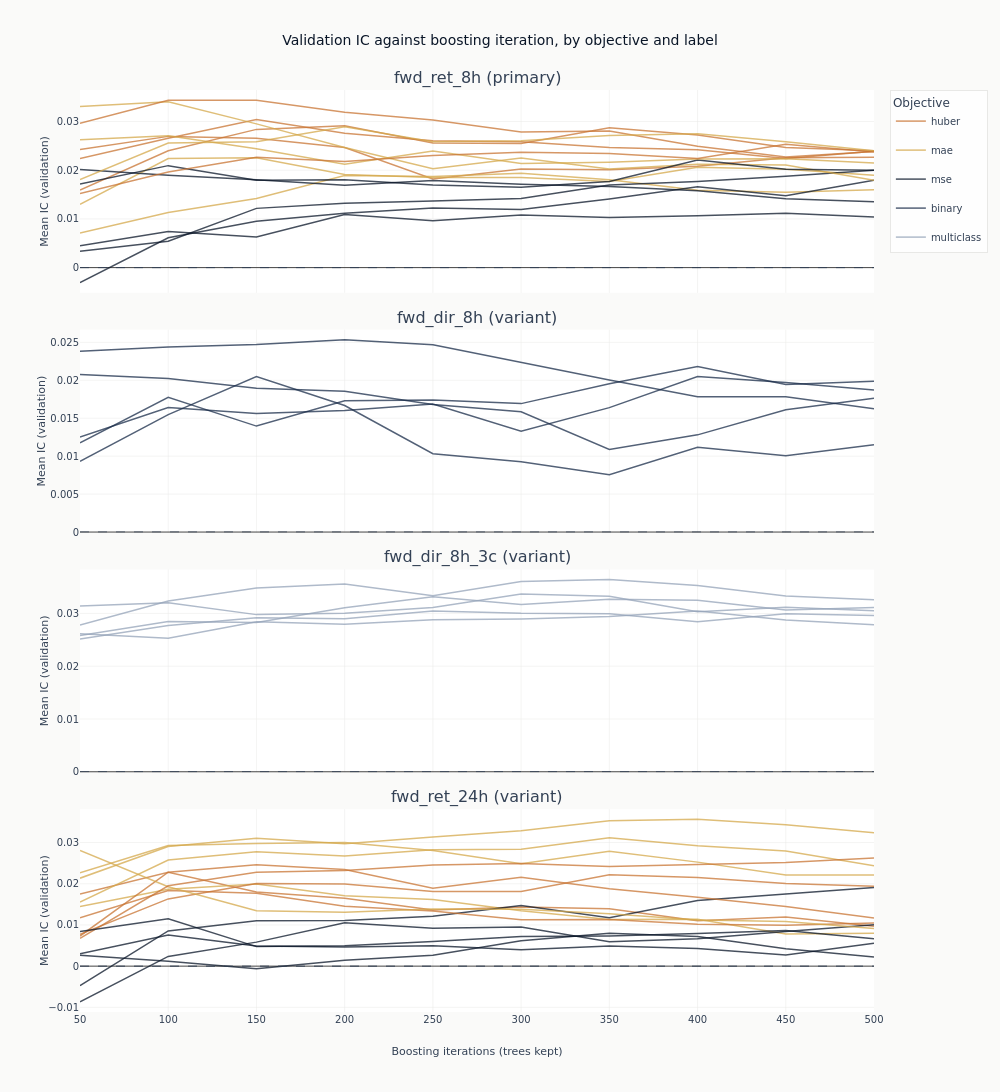

The notebook cell this image was saved under:
### Markdown cell above
### What more trees do

Each line traces one configuration's out-of-sample IC as trees are added to it. This is the
figure the checkpoint dimension exists to produce, and it separates two things a single
end-of-training number cannot.

A line that rises and then falls has an interior optimum: the model was still learning, then
began fitting the training window at the expense of the validation folds. A line that wanders
without trend around zero never had anything to learn in the first place, and its highest point
is wherever the noise happened to peak. The difference matters, because both produce a
respectable-looking maximum.

### Code cell
curves = catalog.filter("full_coverage").sort("label", "config_name", "checkpoint_value")
objectives = {
    "mse": COLORS["blue"],
    "mae": COLORS["amber"],
    "huber": COLORS["copper"],
    "binary": COLORS["slate"],
    "multiclass": COLORS["recede"],
}


def objective_of(name: str) -> str:
    """Read the objective out of a declared configuration name.

    The return menus name three regression losses and the direction menus two classification
    ones. Raising on an unrecognised suffix rather than defaulting is deliberate: a default would
    colour a classifier as squared error and the chart would read as a claim about a loss function
    that was never fitted.
    """
    match = next((key for key in objectives if name.endswith(key)), None)
    if match is None:
        raise ValueError(f"{name!r} does not end in a declared objective: {sorted(objectives)}")
    return match


fig_curves = make_subplots(
    rows=len(panel_labels),
    cols=1,
    shared_xaxes=True,
    vertical_spacing=0.04,
    subplot_titles=[
        f"{label} ({'primary' if label == primary else 'variant'})" for label in panel_labels
    ],
)
legend_shown: set[str] = set()
for row, label in enumerate(panel_labels, start=1):
    panel = curves.filter(pl.col("label") == label)
    for config_name in panel.get_column("config_name").unique(maintain_order=True):
        series = panel.filter(pl.col("config_name") == config_name)
        objective = objective_of(config_name)
        # One legend entry per objective, not per configuration: the names repeated down four
        # panels would be a legend taller than the chart, and the colour is all it has to explain.
        first_of_objective = objective not in legend_shown
        legend_shown.add(objective)
        fig_curves.add_trace(
            go.Scatter(
                x=series.get_column("checkpoint_value").to_list(),
                y=series.get_column("ic_mean").to_list(),
                mode="lines",
                name=objective,
                legendgroup=objective,
                showlegend=first_of_objective,
                line=dict(color=objectives[objective], width=1.5),
                opacity=0.75,
            ),
            row=row,
            col=1,
        )
    fig_curves.add_hline(
        y=0, line_width=1, line_dash="dash", line_color=COLORS["neutral"], row=row, col=1
    )
    fig_curves.update_yaxes(title_text="Mean IC (validation)", row=row, col=1)
fig_curves.update_xaxes(title_text="Boosting iterations (trees kept)", row=len(panel_labels), col=1)
fig_curves.update_layout(
    title="Validation IC against boosting iteration, by objective and label",
    height=300 * len(panel_labels),
    width=1000,
    margin=dict(t=90),
    legend=dict(title_text="Objective", font=dict(size=10)),
)
show_plotly_with_alt(
    fig_curves,
    "Stacked line charts of mean validation information coefficient against boosting iteration, "
    "one panel per label, with one line per configuration coloured by objective: blue for squared "
    "error, amber for absolute error, copper for Huber on the return labels, and a single colour "
    "for each direction label, whose menu declares one objective. Each panel carries a dashed zero "
    "line and almost every line in every panel stays above it, one squared-error line dipping "
    "just below at the later checkpoints. In the two return panels the copper Huber lines sit at "
    "the top of the band and the blue squared-error lines at the bottom, separated from the first "
    "checkpoints onwards. Across all four panels most lines reach their highest point early and "
    "drift sideways or down after it.",
)

### Figure 1 — Plotly figure (JSON) as saved in the notebook; plotly's stock layout.template omitted (floating-point values rounded to 4 significant figures)
{"data": [{"legendgroup": "huber", "line": {"color": "#C87533", "width": 1.5}, "mode": "lines", "name": "huber", "opacity": 0.75, "showlegend": true, "type": "scatter", "x": [50, 100, 150, 200, 250, 300, 350, 400, 450, 500], "xaxis": "x", "y": [0.02424, 0.02695, 0.02658, 0.02465, 0.01822, 0.02026, 0.0201, 0.02084, 0.02257, 0.02265], "yaxis": "y"}, {"legendgroup": "mae", "line": {"color": "#D4A84B", "width": 1.5}, "mode": "lines", "name": "mae", "opacity": 0.75, "showlegend": true, "type": "scatter", "x": [50, 100, 150, 200, 250, 300, 350, 400, 450, 500], "xaxis": "x", "y": [0.007113, 0.01131, 0.01418, 0.01893, 0.01872, 0.01939, 0.01804, 0.01588, 0.01549, 0.01598], "yaxis": "y"}, {"legendgroup": "mse", "line": {"color": "#0a1628", "width": 1.5}, "mode": "lines", "name": "mse", "opacity": 0.75, "showlegend": true, "type": "scatter", "x": [50, 100, 150, 200, 250, 300, 350, 400, 450, 500], "xaxis": "x", "y": [-0.003097, 0.006121, 0.009533, 0.01119, 0.01222, 0.01194, 0.0141, 0.0166, 0.01478, 0.01796], "yaxis": "y"}, {"legendgroup": "huber", "line": {"color": "#C87533", "width": 1.5}, "mode": "lines", "name": "huber", "opacity": 0.75, "showlegend": false, "type": "scatter", "x": [50, 100, 150, 200, 250, 300, 350, 400, 450, 500], "xaxis": "x", "y": [0.02241, 0.02657, 0.03042, 0.02762, 0.02607, 0.02585, 0.02468, 0.02421, 0.02241, 0.02391], "yaxis": "y"}, {"legendgroup": "mae", "line": {"color": "#D4A84B", "width": 1.5}, "mode": "lines", "name": "mae", "opacity": 0.75, "showlegend": false, "type": "scatter", "x": [50, 100, 150, 200, 250, 300, 350, 400, 450, 500], "xaxis": "x", "y": [0.01301, 0.02241, 0.02258, 0.01913, 0.01851, 0.01848, 0.01769, 0.0206, 0.02017, 0.01899], "yaxis": "y"}, {"legendgroup": "mse", "line": {"color": "#0a1628", "width": 1.5}, "mode": "lines", "name": "mse", "opacity": 0.75, "showlegend": false, "type": "scatter", "x": [50, 100, 150, 200, 250, 300, 350, 400, 450, 500], "xaxis": "x", "y": [0.003354, 0.005408, 0.01217, 0.01323, 0.01369, 0.01418, 0.01696, 0.01767, 0.01875, 0.01998], "yaxis": "y"}, {"legendgroup": "huber", "line": {"color": "#C87533", "width": 1.5}, "mode": "lines", "name": "huber", "opacity": 0.75, "showlegend": false, "type": "scatter", "x": [50, 100, 150, 200, 250, 300, 350, 400, 450, 500], "xaxis": "x", "y": [0.01592, 0.024, 0.02839, 0.02914, 0.0256, 0.02551, 0.0287, 0.02721, 0.02465, 0.02399], "yaxis": "y"}, {"legendgroup": "mae", "line": {"color": "#D4A84B", "width": 1.5}, "mode": "lines", "name": "mae", "opacity": 0.75, "showlegend": false, "type": "scatter", "x": [50, 100, 150, 200, 250, 300, 350, 400, 450, 500], "xaxis": "x", "y": [0.03307, 0.03404, 0.02952, 0.02468, 0.02032, 0.02251, 0.02023, 0.02125, 0.02109, 0.01795], "yaxis": "y"}, {"legendgroup": "mse", "line": {"color": "#0a1628", "width": 1.5}, "mode": "lines", "name": "mse", "opacity": 0.75, "showlegend": false, "type": "scatter", "x": [50, 100, 150, 200, 250, 300, 350, 400, 450, 500], "xaxis": "x", "y": [0.01715, 0.02094, 0.01794, 0.01805, 0.01694, 0.01651, 0.01768, 0.02208, 0.02022, 0.02001], "yaxis": "y"}, {"legendgroup": "huber", "line": {"color": "#C87533", "width": 1.5}, "mode": "lines", "name": "huber", "opacity": 0.75, "showlegend": false, "type": "scatter", "x": [50, 100, 150, 200, 250, 300, 350, 400, 450, 500], "xaxis": "x", "y": [0.02962, 0.03435, 0.03439, 0.0319, 0.03033, 0.02786, 0.02805, 0.02494, 0.02271, 0.02386], "yaxis": "y"}, {"legendgroup": "mae", "line": {"color": "#D4A84B", "width": 1.5}, "mode": "lines", "name": "mae", "opacity": 0.75, "showlegend": false, "type": "scatter", "x": [50, 100, 150, 200, 250, 300, 350, 400, 450, 500], "xaxis": "x", "y": [0.02625, 0.02707, 0.02441, 0.02123, 0.02396, 0.02138, 0.02164, 0.02229, 0.02238, 0.02149], "yaxis": "y"}, {"legendgroup": "mse", "line": {"color": "#0a1628", "width": 1.5}, "mode": "lines", "name": "mse", "opacity": 0.75, "showlegend": false, "type": "scatter", "x": [50, 100, 150, 200, 250, 300, 350, 400, 450, 500], "xaxis": "x", "y": [0.02016, 0.01897, 0.01805, 0.01694, 0.01788, 0.01711, 0.01668, 0.0158, 0.01415, 0.01354], "yaxis": "y"}, {"legendgroup": "huber", "line": {"color": "#C87533", "width": 1.5}, "mode": "lines", "name": "huber", "opacity": 0.75, "showlegend": false, "type": "scatter", "x": [50, 100, 150, 200, 250, 300, 350, 400, 450, 500], "xaxis": "x", "y": [0.01519, 0.01963, 0.02264, 0.0218, 0.02303, 0.02369, 0.02343, 0.02243, 0.02535, 0.02373], "yaxis": "y"}, {"legendgroup": "mae", "line": {"color": "#D4A84B", "width": 1.5}, "mode": "lines", "name": "mae", "opacity": 0.75, "showlegend": false, "type": "scatter", "x": [50, 100, 150, 200, 250, 300, 350, 400, 450, 500], "xaxis": "x", "y": [0.01808, 0.02558, 0.02585, 0.0289, 0.02587, 0.02607, 0.02714, 0.02747, 0.02585, 0.02398], "yaxis": "y"}, {"legendgroup": "mse", "line": {"color": "#0a1628", "width": 1.5}, "mode": "lines", "name": "mse", "opacity": 0.75, "showlegend": false, "type": "scatter", "x": [50, 100, 150, 200, 250, 300, 350, 400, 450, 500], "xaxis": "x", "y": [0.004482, 0.007399, 0.006304, 0.01091, 0.009641, 0.01083, 0.01028, 0.01063, 0.01115, 0.01042], "yaxis": "y"}, {"legendgroup": "binary", "line": {"color": "#1a2d4a", "width": 1.5}, "mode": "lines", "name": "binary", "opacity": 0.75, "showlegend": true, "type": "scatter", "x": [50, 100, 150, 200, 250, 300, 350, 400, 450, 500], "xaxis": "x2", "y": [0.009315, 0.01547, 0.02048, 0.01668, 0.01032, 0.009276, 0.007543, 0.01117, 0.01005, 0.01151], "yaxis": "y2"}, {"legendgroup": "binary", "line": {"color": "#1a2d4a", "width": 1.5}, "mode": "lines", "name": "binary", "opacity": 0.75, "showlegend": false, "type": "scatter", "x": [50, 100, 150, 200, 250, 300, 350, 400, 450, 500], "xaxis": "x2", "y": [0.01253, 0.01642, 0.01561, 0.01602, 0.01687, 0.01328, 0.0164, 0.02049, 0.01969, 0.01873], "yaxis": "y2"}, {"legendgroup": "binary", "line": {"color": "#1a2d4a", "width": 1.5}, "mode": "lines", "name": "binary", "opacity": 0.75, "showlegend": false, "type": "scatter", "x": [50, 100, 150, 200, 250, 300, 350, 400, 450, 500], "xaxis": "x2", "y": [0.02381, 0.0244, 0.02471, 0.02533, 0.02469, 0.02235, 0.02004, 0.01783, 0.01782, 0.01624], "yaxis": "y2"}, {"legendgroup": "binary", "line": {"color": "#1a2d4a", "width": 1.5}, "mode": "lines", "name": "binary", "opacity": 0.75, "showlegend": false, "type": "scatter", "x": [50, 100, 150, 200, 250, 300, 350, 400, 450, 500], "xaxis": "x2", "y": [0.02077, 0.02024, 0.01894, 0.01854, 0.01682, 0.01584, 0.01089, 0.01281, 0.01612, 0.01763], "yaxis": "y2"}, {"legendgroup": "binary", "line": {"color": "#1a2d4a", "width": 1.5}, "mode": "lines", "name": "binary", "opacity": 0.75, "showlegend": false, "type": "scatter", "x": [50, 100, 150, 200, 250, 300, 350, 400, 450, 500], "xaxis": "x2", "y": [0.01176, 0.01776, 0.01396, 0.0173, 0.01742, 0.01693, 0.01956, 0.0218, 0.01944, 0.01988], "yaxis": "y2"}, {"legendgroup": "multiclass", "line": {"color": "#94a3b8", "width": 1.5}, "mode": "lines", "name": "multiclass", "opacity": 0.75, "showlegend": true, "type": "scatter", "x": [50, 100, 150, 200, 250, 300, 350, 400, 450, 500], "xaxis": "x3", "y": [0.02514, 0.02773, 0.02919, 0.029, 0.03047, 0.03002, 0.02996, 0.02842, 0.02996, 0.0296], "yaxis": "y3"}, {"legendgroup": "multiclass", "line": {"color": "#94a3b8", "width": 1.5}, "mode": "lines", "name": "multiclass", "opacity": 0.75, "showlegend": false, "type": "scatter", "x": [50, 100, 150, 200, 250, 300, 350, 400, 450, 500], "xaxis": "x3", "y": [0.0314, 0.03204, 0.02978, 0.03003, 0.03111, 0.03366, 0.03323, 0.0303, 0.03117, 0.03052], "yaxis": "y3"}, {"legendgroup": "multiclass", "line": {"color": "#94a3b8", "width": 1.5}, "mode": "lines", "name": "multiclass", "opacity": 0.75, "showlegend": false, "type": "scatter", "x": [50, 100, 150, 200, 250, 300, 350, 400, 450, 500], "xaxis": "x3", "y": [0.02616, 0.02531, 0.0284, 0.02796, 0.02879, 0.02894, 0.0294, 0.03046, 0.02878, 0.02784], "yaxis": "y3"}, {"legendgroup": "multiclass", "line": {"color": "#94a3b8", "width": 1.5}, "mode": "lines", "name": "multiclass", "opacity": 0.75, "showlegend": false, "type": "scatter", "x": [50, 100, 150, 200, 250, 300, 350, 400, 450, 500], "xaxis": "x3", "y": [0.02783, 0.03237, 0.03481, 0.03557, 0.03334, 0.03606, 0.03641, 0.03527, 0.03329, 0.03258], "yaxis": "y3"}, {"legendgroup": "multiclass", "line": {"color": "#94a3b8", "width": 1.5}, "mode": "lines", "name": "multiclass", "opacity": 0.75, "showlegend": false, "type": "scatter", "x": [50, 100, 150, 200, 250, 300, 350, 400, 450, 500], "xaxis": "x3", "y": [0.02584, 0.02848, 0.02827, 0.03109, 0.03316, 0.03171, 0.03271, 0.0325, 0.03067, 0.03113], "yaxis": "y3"}, {"legendgroup": "huber", "line": {"color": "#C87533", "width": 1.5}, "mode": "lines", "name": "huber", "opacity": 0.75, "showlegend": false, "type": "scatter", "x": [50, 100, 150, 200, 250, 300, 350, 400, 450, 500], "xaxis": "x4", "y": [0.0175, 0.02279, 0.01802, 0.01648, 0.01365, 0.01435, 0.01394, 0.01105, 0.01195, 0.009715], "yaxis": "y4"}, {"legendgroup": "mae", "line": {"color": "#D4A84B", "width": 1.5}, "mode": "lines", "name": "mae", "opacity": 0.75, "showlegend": false, "type": "scatter", "x": [50, 100, 150, 200, 250, 300, 350, 400, 450, 500], "xaxis": "x4", "y": [0.01449, 0.01869, 0.01993, 0.01708, 0.0162, 0.01343, 0.01131, 0.0114, 0.00778, 0.008004], "yaxis": "y4"}, {"legendgroup": "mse", "line": {"color": "#0a1628", "width": 1.5}, "mode": "lines", "name": "mse", "opacity": 0.75, "showlegend": false, "type": "scatter", "x": [50, 100, 150, 200, 250, 300, 350, 400, 450, 500], "xaxis": "x4", "y": [-0.004747, 0.008539, 0.01103, 0.01111, 0.01213, 0.0147, 0.01178, 0.01592, 0.01754, 0.01909], "yaxis": "y4"}, {"legendgroup": "huber", "line": {"color": "#C87533", "width": 1.5}, "mode": "lines", "name": "huber", "opacity": 0.75, "showlegend": false, "type": "scatter", "x": [50, 100, 150, 200, 250, 300, 350, 400, 450, 500], "xaxis": "x4", "y": [0.007725, 0.01633, 0.02006, 0.01997, 0.01814, 0.01815, 0.0222, 0.02152, 0.02007, 0.01941], "yaxis": "y4"}, {"legendgroup": "mae", "line": {"color": "#D4A84B", "width": 1.5}, "mode": "lines", "name": "mae", "opacity": 0.75, "showlegend": false, "type": "scatter", "x": [50, 100, 150, 200, 250, 300, 350, 400, 450, 500], "xaxis": "x4", "y": [0.01558, 0.02578, 0.02779, 0.02676, 0.02826, 0.02837, 0.03119, 0.02921, 0.02794, 0.0244], "yaxis": "y4"}, {"legendgroup": "mse", "line": {"color": "#0a1628", "width": 1.5}, "mode": "lines", "name": "mse", "opacity": 0.75, "showlegend": false, "type": "scatter", "x": [50, 100, 150, 200, 250, 300, 350, 400, 450, 500], "xaxis": "x4", "y": [0.002654, 0.001216, -0.0006161, 0.00143, 0.002662, 0.006176, 0.008007, 0.0072, 0.004243, 0.002197], "yaxis": "y4"}, {"legendgroup": "huber", "line": {"color": "#C87533", "width": 1.5}, "mode": "lines", "name": "huber", "opacity": 0.75, "showlegend": false, "type": "scatter", "x": [50, 100, 150, 200, 250, 300, 350, 400, 450, 500], "xaxis": "x4", "y": [0.007315, 0.02283, 0.02459, 0.02345, 0.01892, 0.0216, 0.01877, 0.01674, 0.01447, 0.01168], "yaxis": "y4"}, {"legendgroup": "mae", "line": {"color": "#D4A84B", "width": 1.5}, "mode": "lines", "name": "mae", "opacity": 0.75, "showlegend": false, "type": "scatter", "x": [50, 100, 150, 200, 250, 300, 350, 400, 450, 500], "xaxis": "x4", "y": [0.02264, 0.02931, 0.02976, 0.03001, 0.02809, 0.02486, 0.02789, 0.02525, 0.02212, 0.02215], "yaxis": "y4"}, {"legendgroup": "mse", "line": {"color": "#0a1628", "width": 1.5}, "mode": "lines", "name": "mse", "opacity": 0.75, "showlegend": false, "type": "scatter", "x": [50, 100, 150, 200, 250, 300, 350, 400, 450, 500], "xaxis": "x4", "y": [-0.00867, 0.002355, 0.005834, 0.01052, 0.009177, 0.009474, 0.005952, 0.006664, 0.008425, 0.01007], "yaxis": "y4"}, {"legendgroup": "huber", "line": {"color": "#C87533", "width": 1.5}, "mode": "lines", "name": "huber", "opacity": 0.75, "showlegend": false, "type": "scatter", "x": [50, 100, 150, 200, 250, 300, 350, 400, 450, 500], "xaxis": "x4", "y": [0.01174, 0.01839, 0.01772, 0.01457, 0.0134, 0.01127, 0.01135, 0.0102, 0.009953, 0.01045], "yaxis": "y4"}, {"legendgroup": "mae", "line": {"color": "#D4A84B", "width": 1.5}, "mode": "lines", "name": "mae", "opacity": 0.75, "showlegend": false, "type": "scatter", "x": [50, 100, 150, 200, 250, 300, 350, 400, 450, 500], "xaxis": "x4", "y": [0.02807, 0.01929, 0.01348, 0.01307, 0.0139, 0.01381, 0.01274, 0.01121, 0.01083, 0.00913], "yaxis": "y4"}, {"legendgroup": "mse", "line": {"color": "#0a1628", "width": 1.5}, "mode": "lines", "name": "mse", "opacity": 0.75, "showlegend": false, "type": "scatter", "x": [50, 100, 150, 200, 250, 300, 350, 400, 450, 500], "xaxis": "x4", "y": [0.003023, 0.007551, 0.004868, 0.004655, 0.004959, 0.004001, 0.004863, 0.004303, 0.002718, 0.005536], "yaxis": "y4"}, {"legendgroup": "huber", "line": {"color": "#C87533", "width": 1.5}, "mode": "lines", "name": "huber", "opacity": 0.75, "showlegend": false, "type": "scatter", "x": [50, 100, 150, 200, 250, 300, 350, 400, 450, 500], "xaxis": "x4", "y": [0.006761, 0.01951, 0.02278, 0.02324, 0.02457, 0.02495, 0.02422, 0.02477, 0.02517, 0.02623], "yaxis": "y4"}, {"legendgroup": "mae", "line": {"color": "#D4A84B", "width": 1.5}, "mode": "lines", "name": "mae", "opacity": 0.75, "showlegend": false, "type": "scatter", "x": [50, 100, 150, 200, 250, 300, 350, 400, 450, 500], "xaxis": "x4", "y": [0.02136, 0.02905, 0.03104, 0.02971, 0.03133, 0.03286, 0.03532, 0.03565, 0.03431, 0.0324], "yaxis": "y4"}, {"legendgroup": "mse", "line": {"color": "#0a1628", "width": 1.5}, "mode": "lines", "name": "mse", "opacity": 0.75, "showlegend": false, "type": "scatter", "x": [50, 100, 150, 200, 250, 300, 350, 400, 450, 500], "xaxis": "x4", "y": [0.008421, 0.01152, 0.00474, 0.004943, 0.005962, 0.007207, 0.007346, 0.007902, 0.008674, 0.006635], "yaxis": "y4"}], "layout": {"annotations": [{"font": {"size": 16}, "showarrow": false, "text": "fwd_ret_8h (primary)", "x": 0.5, "xanchor": "center", "xref": "paper", "y": 1.0, "yanchor": "bottom", "yref": "paper"}, {"font": {"size": 16}, "showarrow": false, "text": "fwd_dir_8h (variant)", "x": 0.5, "xanchor": "center", "xref": "paper", "y": 0.74, "yanchor": "bottom", "yref": "paper"}, {"font": {"size": 16}, "showarrow": false, "text": "fwd_dir_8h_3c (variant)", "x": 0.5, "xanchor": "center", "xref": "paper", "y": 0.48, "yanchor": "bottom", "yref": "paper"}, {"font": {"size": 16}, "showarrow": false, "text": "fwd_ret_24h (variant)", "x": 0.5, "xanchor": "center", "xref": "paper", "y": 0.22, "yanchor": "bottom", "yref": "paper"}], "height": 1200, "legend": {"font": {"size": 10}, "title": {"text": "Objective"}}, "margin": {"t": 90}, "shapes": [{"line": {"color": "#334155", "dash": "dash", "width": 1}, "type": "line", "x0": 0, "x1": 1, "xref": "x domain", "y0": 0, "y1": 0, "yref": "y"}, {"line": {"color": "#334155", "dash": "dash", "width": 1}, "type": "line", "x0": 0, "x1": 1, "xref": "x2 domain", "y0": 0, "y1": 0, "yref": "y2"}, {"line": {"color": "#334155", "dash": "dash", "width": 1}, "type": "line", "x0": 0, "x1": 1, "xref": "x3 domain", "y0": 0, "y1": 0, "yref": "y3"}, {"line": {"color": "#334155", "dash": "dash", "width": 1}, "type": "line", "x0": 0, "x1": 1, "xref": "x4 domain", "y0": 0, "y1": 0, "yref": "y4"}], "title": {"text": "Validation IC against boosting iteration, by objective and label"}, "width": 1000, "xaxis": {"anchor": "y", "domain": [0.0, 1.0], "matches": "x4", "showticklabels": false}, "xaxis2": {"anchor": "y2", "domain": [0.0, 1.0], "matches": "x4", "showticklabels": false}, "xaxis3": {"anchor": "y3", "domain": [0.0, 1.0], "matches": "x4", "showticklabels": false}, "xaxis4": {"anchor": "y4", "domain": [0.0, 1.0], "title": {"text": "Boosting iterations (trees kept)"}}, "yaxis": {"anchor": "x", "domain": [0.78, 1.0], "title": {"text": "Mean IC (validation)"}}, "yaxis2": {"anchor": "x2", "domain": [0.52, 0.74], "title": {"text": "Mean IC (validation)"}}, "yaxis3": {"anchor": "x3", "domain": [0.26, 0.48], "title": {"text": "Mean IC (validation)"}}, "yaxis4": {"anchor": "x4", "domain": [0.0, 0.22], "title": {"text": "Mean IC (validation)"}}}}
